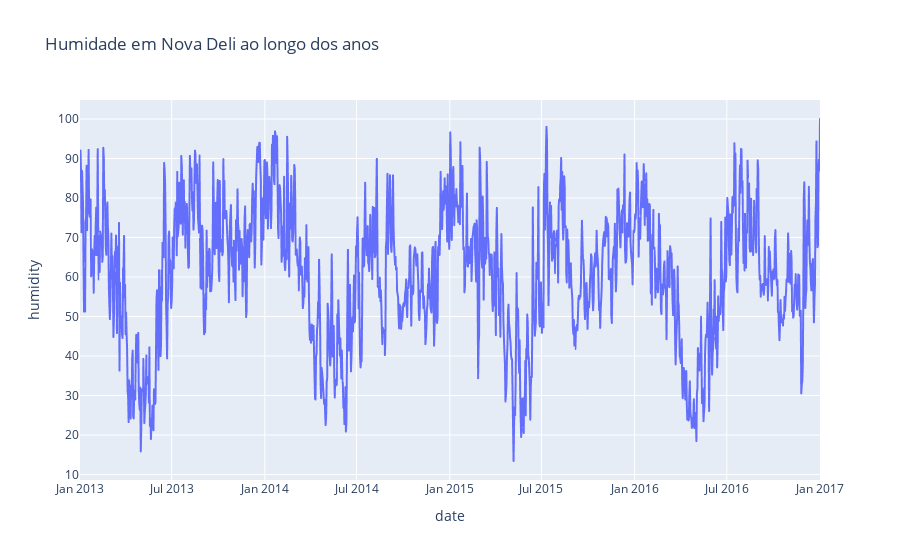

Notebook cell for this chart:
### Markdown cell above
* O gráfico mostra que a temperatura segue um padrão sem variações.

### Code cell
#Agora vamos dar uma olhada na umidade em Delhi ao longo dos anos:
figure = px.line(data, x="date", 
                 y="humidity", 
                 title='Humidade em Nova Deli ao longo dos anos')
figure.show()

### Figure 1 — Plotly figure (JSON) as saved in the notebook; plotly's stock layout.template omitted (floating-point values rounded to 4 significant figures; data arrays with more than 128 entries replaced by an {"elided": "..."} marker saying what was removed)
{"data": [{"hovertemplate": "date=%{x}<br>humidity=%{y}<extra></extra>", "legendgroup": "", "line": {"color": "#636efa", "dash": "solid"}, "marker": {"symbol": "circle"}, "mode": "lines", "name": "", "showlegend": false, "type": "scattergl", "x": {"elided": "1462 str values"}, "xaxis": "x", "y": {"elided": "1462 float values"}, "yaxis": "y"}], "layout": {"legend": {"tracegroupgap": 0}, "title": {"text": "Humidade em Nova Deli ao longo dos anos"}, "xaxis": {"anchor": "y", "domain": [0, 1], "title": {"text": "date"}}, "yaxis": {"anchor": "x", "domain": [0, 1], "title": {"text": "humidity"}}}}
